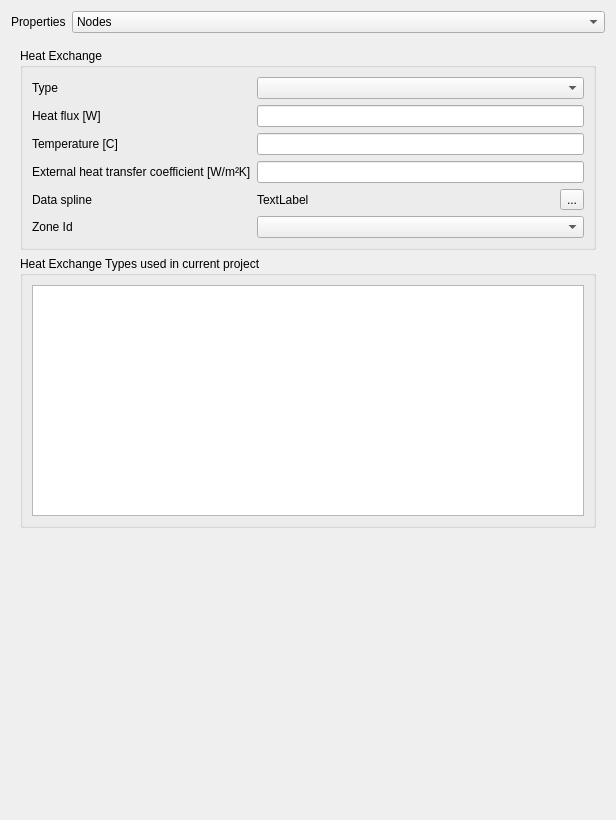
<?xml version="1.0" encoding="UTF-8"?>
<ui version="4.0">
 <class>SVPropNetworkEditWidget</class>
 <widget class="QWidget" name="SVPropNetworkEditWidget">
  <property name="geometry">
   <rect>
    <x>0</x>
    <y>0</y>
    <width>616</width>
    <height>820</height>
   </rect>
  </property>
  <property name="windowTitle">
   <string>Form</string>
  </property>
  <layout class="QGridLayout" name="gridLayout_3">
   <item row="0" column="0">
    <layout class="QFormLayout" name="formLayout_2">
     <item row="0" column="0">
      <widget class="QLabel" name="label">
       <property name="text">
        <string>Properties</string>
       </property>
      </widget>
     </item>
     <item row="0" column="1">
      <widget class="QComboBox" name="comboBoxNetworkProperties">
       <item>
        <property name="text">
         <string>Nodes</string>
        </property>
       </item>
       <item>
        <property name="text">
         <string>Pipeline</string>
        </property>
       </item>
       <item>
        <property name="text">
         <string>SubNetworks</string>
        </property>
       </item>
       <item>
        <property name="text">
         <string>HeatExchange</string>
        </property>
       </item>
      </widget>
     </item>
    </layout>
   </item>
   <item row="1" column="0">
    <widget class="QStackedWidget" name="stackedWidget">
     <property name="currentIndex">
      <number>3</number>
     </property>
     <widget class="QWidget" name="pageNode">
      <layout class="QVBoxLayout" name="verticalLayout_6">
       <item>
        <widget class="QGroupBox" name="groupBoxNode">
         <property name="title">
          <string>Edit Node</string>
         </property>
         <layout class="QGridLayout" name="gridLayout_2">
          <item row="1" column="0">
           <widget class="QLabel" name="label_15">
            <property name="text">
             <string>Node id</string>
            </property>
           </widget>
          </item>
          <item row="6" column="0">
           <widget class="QLabel" name="label_18">
            <property name="text">
             <string>y-Position [m]</string>
            </property>
           </widget>
          </item>
          <item row="5" column="1">
           <widget class="QtExt::ValidatingLineEdit" name="lineEditNodeX"/>
          </item>
          <item row="1" column="1">
           <widget class="QLabel" name="labelNodeId">
            <property name="text">
             <string/>
            </property>
           </widget>
          </item>
          <item row="6" column="1">
           <widget class="QtExt::ValidatingLineEdit" name="lineEditNodeY"/>
          </item>
          <item row="2" column="1">
           <widget class="QLineEdit" name="lineEditNodeDisplayName"/>
          </item>
          <item row="3" column="0">
           <widget class="QLabel" name="label_13">
            <property name="text">
             <string>Maximum heating demand [W]</string>
            </property>
           </widget>
          </item>
          <item row="3" column="1">
           <widget class="QtExt::ValidatingLineEdit" name="lineEditNodeMaxHeatingDemand"/>
          </item>
          <item row="5" column="0">
           <widget class="QLabel" name="label_17">
            <property name="text">
             <string>x-Position [m]</string>
            </property>
           </widget>
          </item>
          <item row="2" column="0">
           <widget class="QLabel" name="label_19">
            <property name="text">
             <string>Name</string>
            </property>
           </widget>
          </item>
          <item row="0" column="0">
           <widget class="QLabel" name="label_14">
            <property name="text">
             <string>Type</string>
            </property>
           </widget>
          </item>
          <item row="0" column="1">
           <widget class="QComboBox" name="comboBoxNodeType"/>
          </item>
         </layout>
        </widget>
       </item>
       <item>
        <layout class="QGridLayout" name="gridLayout_6">
         <item row="1" column="0">
          <widget class="QFrame" name="frameMixer">
           <property name="sizePolicy">
            <sizepolicy hsizetype="Fixed" vsizetype="Fixed">
             <horstretch>0</horstretch>
             <verstretch>0</verstretch>
            </sizepolicy>
           </property>
           <property name="minimumSize">
            <size>
             <width>24</width>
             <height>24</height>
            </size>
           </property>
           <property name="autoFillBackground">
            <bool>true</bool>
           </property>
           <property name="frameShape">
            <enum>QFrame::StyledPanel</enum>
           </property>
           <property name="frameShadow">
            <enum>QFrame::Raised</enum>
           </property>
          </widget>
         </item>
         <item row="2" column="0">
          <widget class="QFrame" name="frameSubStation">
           <property name="sizePolicy">
            <sizepolicy hsizetype="Fixed" vsizetype="Fixed">
             <horstretch>0</horstretch>
             <verstretch>0</verstretch>
            </sizepolicy>
           </property>
           <property name="minimumSize">
            <size>
             <width>24</width>
             <height>24</height>
            </size>
           </property>
           <property name="autoFillBackground">
            <bool>true</bool>
           </property>
           <property name="frameShape">
            <enum>QFrame::StyledPanel</enum>
           </property>
           <property name="frameShadow">
            <enum>QFrame::Raised</enum>
           </property>
          </widget>
         </item>
         <item row="1" column="1">
          <widget class="QLabel" name="label_3">
           <property name="text">
            <string>Mixer</string>
           </property>
          </widget>
         </item>
         <item row="2" column="1">
          <widget class="QLabel" name="label_4">
           <property name="text">
            <string>Sub Station</string>
           </property>
          </widget>
         </item>
         <item row="0" column="1">
          <widget class="QLabel" name="label_2">
           <property name="text">
            <string>Source</string>
           </property>
          </widget>
         </item>
         <item row="0" column="0">
          <widget class="QFrame" name="frameSource">
           <property name="sizePolicy">
            <sizepolicy hsizetype="Fixed" vsizetype="Fixed">
             <horstretch>0</horstretch>
             <verstretch>0</verstretch>
            </sizepolicy>
           </property>
           <property name="minimumSize">
            <size>
             <width>24</width>
             <height>24</height>
            </size>
           </property>
           <property name="autoFillBackground">
            <bool>true</bool>
           </property>
           <property name="frameShape">
            <enum>QFrame::StyledPanel</enum>
           </property>
           <property name="frameShadow">
            <enum>QFrame::Raised</enum>
           </property>
          </widget>
         </item>
        </layout>
       </item>
       <item>
        <spacer name="verticalSpacer">
         <property name="orientation">
          <enum>Qt::Vertical</enum>
         </property>
         <property name="sizeHint" stdset="0">
          <size>
           <width>20</width>
           <height>40</height>
          </size>
         </property>
        </spacer>
       </item>
      </layout>
     </widget>
     <widget class="QWidget" name="pageEdge">
      <layout class="QVBoxLayout" name="verticalLayout_5">
       <item>
        <widget class="QGroupBox" name="groupBoxEdge">
         <property name="title">
          <string>Edit Pipeline</string>
         </property>
         <layout class="QGridLayout" name="gridLayout">
          <item row="4" column="0">
           <widget class="QCheckBox" name="checkBoxSupplyPipe">
            <property name="text">
             <string>supply pipe</string>
            </property>
           </widget>
          </item>
          <item row="0" column="1">
           <widget class="QLineEdit" name="lineEditEdgeDisplayName"/>
          </item>
          <item row="0" column="0">
           <widget class="QLabel" name="label_22">
            <property name="text">
             <string>Name</string>
            </property>
           </widget>
          </item>
          <item row="1" column="0">
           <widget class="QLabel" name="label_11">
            <property name="text">
             <string>Length</string>
            </property>
           </widget>
          </item>
          <item row="1" column="1">
           <widget class="QLabel" name="labelPipeLength">
            <property name="text">
             <string/>
            </property>
           </widget>
          </item>
          <item row="3" column="0">
           <widget class="QPushButton" name="pushButtonRecalculateLength">
            <property name="text">
             <string>recalculate length</string>
            </property>
           </widget>
          </item>
         </layout>
        </widget>
       </item>
       <item>
        <widget class="QGroupBox" name="groupBoxCurrentPipes">
         <property name="title">
          <string>Pipes used in current project</string>
         </property>
         <layout class="QGridLayout" name="gridLayout_5">
          <item row="0" column="0" colspan="4">
           <widget class="QTableWidget" name="tableWidgetPipes"/>
          </item>
          <item row="1" column="1">
           <widget class="QPushButton" name="pushButtonExchangePipe">
            <property name="text">
             <string>Exchange...</string>
            </property>
            <property name="iconSize">
             <size>
              <width>24</width>
              <height>24</height>
             </size>
            </property>
           </widget>
          </item>
          <item row="1" column="3">
           <spacer name="horizontalSpacer">
            <property name="orientation">
             <enum>Qt::Horizontal</enum>
            </property>
            <property name="sizeHint" stdset="0">
             <size>
              <width>280</width>
              <height>20</height>
             </size>
            </property>
           </spacer>
          </item>
          <item row="1" column="0">
           <widget class="QPushButton" name="pushButtonEditPipe">
            <property name="text">
             <string>Edit...</string>
            </property>
            <property name="iconSize">
             <size>
              <width>24</width>
              <height>24</height>
             </size>
            </property>
           </widget>
          </item>
          <item row="1" column="2">
           <widget class="QPushButton" name="pushButtonSelectEdgesWithPipe">
            <property name="text">
             <string>Select</string>
            </property>
            <property name="iconSize">
             <size>
              <width>24</width>
              <height>24</height>
             </size>
            </property>
           </widget>
          </item>
         </layout>
        </widget>
       </item>
       <item>
        <widget class="QGroupBox" name="groupBoxSelectedPipe">
         <property name="title">
          <string>Selected Pipe</string>
         </property>
         <layout class="QGridLayout" name="gridLayout_4">
          <item row="1" column="0" colspan="2">
           <layout class="QHBoxLayout" name="horizontalLayout_3">
            <item>
             <widget class="QPushButton" name="pushButtonAssignPipe">
              <property name="text">
               <string>Assign pipe...</string>
              </property>
              <property name="iconSize">
               <size>
                <width>24</width>
                <height>24</height>
               </size>
              </property>
             </widget>
            </item>
            <item>
             <spacer name="horizontalSpacer_2">
              <property name="orientation">
               <enum>Qt::Horizontal</enum>
              </property>
              <property name="sizeHint" stdset="0">
               <size>
                <width>558</width>
                <height>20</height>
               </size>
              </property>
             </spacer>
            </item>
           </layout>
          </item>
          <item row="0" column="1">
           <widget class="QLabel" name="labelSelectedPipe">
            <property name="sizePolicy">
             <sizepolicy hsizetype="Expanding" vsizetype="Preferred">
              <horstretch>0</horstretch>
              <verstretch>0</verstretch>
             </sizepolicy>
            </property>
            <property name="text">
             <string>TextLabel</string>
            </property>
           </widget>
          </item>
          <item row="0" column="0">
           <widget class="QLabel" name="label_6">
            <property name="text">
             <string>Selected:</string>
            </property>
           </widget>
          </item>
         </layout>
        </widget>
       </item>
       <item>
        <spacer name="verticalSpacer_3">
         <property name="orientation">
          <enum>Qt::Vertical</enum>
         </property>
         <property name="sizeHint" stdset="0">
          <size>
           <width>20</width>
           <height>40</height>
          </size>
         </property>
        </spacer>
       </item>
      </layout>
     </widget>
     <widget class="QWidget" name="pageSubNetwork">
      <layout class="QVBoxLayout" name="verticalLayout_4">
       <item>
        <widget class="QGroupBox" name="groupBoxCurrentSubNetworks">
         <property name="title">
          <string>Sub networks used in current project</string>
         </property>
         <layout class="QGridLayout" name="gridLayout_7">
          <item row="0" column="0" colspan="4">
           <widget class="QTableWidget" name="tableWidgetSubNetworks"/>
          </item>
          <item row="1" column="1">
           <widget class="QPushButton" name="pushButtonExchangeSubNetwork">
            <property name="text">
             <string>Exchange...</string>
            </property>
            <property name="iconSize">
             <size>
              <width>24</width>
              <height>24</height>
             </size>
            </property>
           </widget>
          </item>
          <item row="1" column="0">
           <widget class="QPushButton" name="pushButtonEditSubNetworks">
            <property name="text">
             <string>Edit...</string>
            </property>
            <property name="iconSize">
             <size>
              <width>24</width>
              <height>24</height>
             </size>
            </property>
           </widget>
          </item>
          <item row="1" column="3">
           <spacer name="horizontalSpacer_4">
            <property name="orientation">
             <enum>Qt::Horizontal</enum>
            </property>
            <property name="sizeHint" stdset="0">
             <size>
              <width>280</width>
              <height>20</height>
             </size>
            </property>
           </spacer>
          </item>
          <item row="1" column="2">
           <widget class="QPushButton" name="pushButtonSelectNodesWithSubNetwork">
            <property name="text">
             <string>Select</string>
            </property>
            <property name="iconSize">
             <size>
              <width>24</width>
              <height>24</height>
             </size>
            </property>
           </widget>
          </item>
         </layout>
        </widget>
       </item>
       <item>
        <widget class="QGroupBox" name="groupBoxSelectedSubNetwork">
         <property name="title">
          <string>Selected sub network</string>
         </property>
         <layout class="QGridLayout" name="gridLayout_8">
          <item row="1" column="0" colspan="2">
           <layout class="QHBoxLayout" name="horizontalLayout_4">
            <item>
             <widget class="QPushButton" name="pushButtonAssignSubNetwork">
              <property name="text">
               <string>Assign sub network...</string>
              </property>
              <property name="iconSize">
               <size>
                <width>24</width>
                <height>24</height>
               </size>
              </property>
             </widget>
            </item>
            <item>
             <spacer name="horizontalSpacer_5">
              <property name="orientation">
               <enum>Qt::Horizontal</enum>
              </property>
              <property name="sizeHint" stdset="0">
               <size>
                <width>558</width>
                <height>20</height>
               </size>
              </property>
             </spacer>
            </item>
           </layout>
          </item>
          <item row="0" column="1">
           <widget class="QLabel" name="labelSelectedSubNetwork">
            <property name="sizePolicy">
             <sizepolicy hsizetype="Expanding" vsizetype="Preferred">
              <horstretch>0</horstretch>
              <verstretch>0</verstretch>
             </sizepolicy>
            </property>
            <property name="text">
             <string/>
            </property>
           </widget>
          </item>
          <item row="0" column="0">
           <widget class="QLabel" name="label_16">
            <property name="text">
             <string>Selected:</string>
            </property>
           </widget>
          </item>
         </layout>
        </widget>
       </item>
       <item>
        <spacer name="verticalSpacer_4">
         <property name="orientation">
          <enum>Qt::Vertical</enum>
         </property>
         <property name="sizeHint" stdset="0">
          <size>
           <width>20</width>
           <height>40</height>
          </size>
         </property>
        </spacer>
       </item>
      </layout>
     </widget>
     <widget class="QWidget" name="pageHeatExchange">
      <layout class="QVBoxLayout" name="verticalLayout_8">
       <item>
        <widget class="QGroupBox" name="groupBoxHeatExchange">
         <property name="title">
          <string>Heat Exchange</string>
         </property>
         <layout class="QGridLayout" name="gridLayout_10">
          <item row="1" column="0">
           <widget class="QLabel" name="labelHeatFlux">
            <property name="text">
             <string>Heat flux [W]</string>
            </property>
           </widget>
          </item>
          <item row="1" column="1">
           <widget class="QtExt::ValidatingLineEdit" name="lineEditHeatFlux"/>
          </item>
          <item row="2" column="0">
           <widget class="QLabel" name="labelTemperature">
            <property name="text">
             <string>Temperature [C]</string>
            </property>
           </widget>
          </item>
          <item row="2" column="1">
           <widget class="QtExt::ValidatingLineEdit" name="lineEditTemperature"/>
          </item>
          <item row="3" column="0">
           <widget class="QLabel" name="labelHXTransferCoefficient">
            <property name="text">
             <string>External heat transfer coefficient [W/m²K]</string>
            </property>
           </widget>
          </item>
          <item row="3" column="1">
           <widget class="QtExt::ValidatingLineEdit" name="lineEditHXTransferCoefficient"/>
          </item>
          <item row="4" column="0">
           <widget class="QLabel" name="labelDataFile">
            <property name="text">
             <string>Data spline</string>
            </property>
           </widget>
          </item>
          <item row="4" column="1">
           <layout class="QHBoxLayout" name="horizontalLayout">
            <item>
             <widget class="QLabel" name="labelHeatExchangeSpline">
              <property name="text">
               <string>TextLabel</string>
              </property>
             </widget>
            </item>
            <item>
             <widget class="QToolButton" name="toolButtonHeatExchangeSpline">
              <property name="text">
               <string>...</string>
              </property>
             </widget>
            </item>
           </layout>
          </item>
          <item row="5" column="0">
           <widget class="QLabel" name="labelZoneId">
            <property name="text">
             <string>Zone Id</string>
            </property>
           </widget>
          </item>
          <item row="5" column="1">
           <widget class="QComboBox" name="comboBoxZoneId"/>
          </item>
          <item row="0" column="1">
           <widget class="QComboBox" name="comboBoxHeatExchangeType"/>
          </item>
          <item row="0" column="0">
           <widget class="QLabel" name="labelHeatFlux_2">
            <property name="text">
             <string>Type</string>
            </property>
           </widget>
          </item>
         </layout>
        </widget>
       </item>
       <item>
        <widget class="QGroupBox" name="groupBoxCurrentHeatExchange">
         <property name="title">
          <string>Heat Exchange Types used in current project</string>
         </property>
         <layout class="QGridLayout" name="gridLayout_9">
          <item row="0" column="0" colspan="2">
           <widget class="QTableWidget" name="tableWidgetHeatExchange"/>
          </item>
         </layout>
        </widget>
       </item>
       <item>
        <spacer name="verticalSpacer_5">
         <property name="orientation">
          <enum>Qt::Vertical</enum>
         </property>
         <property name="sizeHint" stdset="0">
          <size>
           <width>20</width>
           <height>40</height>
          </size>
         </property>
        </spacer>
       </item>
      </layout>
     </widget>
    </widget>
   </item>
  </layout>
 </widget>
 <customwidgets>
  <customwidget>
   <class>QtExt::ValidatingLineEdit</class>
   <extends>QLineEdit</extends>
   <header location="global">QtExt_ValidatingLineEdit.h</header>
   <slots>
    <signal>editingFinishedSuccessfully()</signal>
   </slots>
  </customwidget>
 </customwidgets>
 <resources/>
 <connections/>
</ui>
